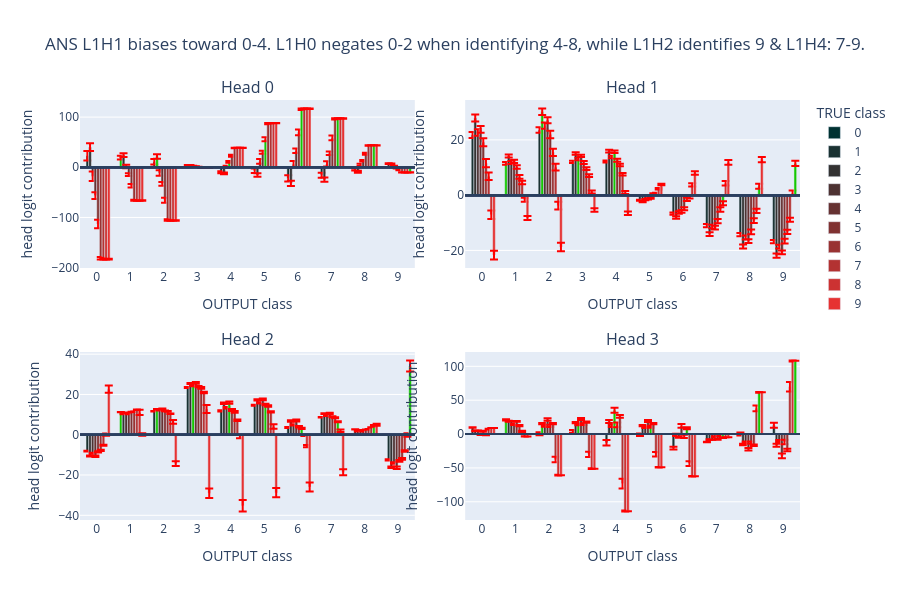

Notebook source saved alongside this figure:
### Markdown cell above
For each head, we'll determine which classes it is "responsible" for predicting (for both ANS and ANS+1). In summary:
- L1H0: **[ANS]** Identifies 4-8.  **[ANS+1]** ~Same.
- L1H1: **[ANS]** Identifies 0-4.  **[ANS+1]** Outputs constants (i.e. no true-class signal).
- L1H2: **[ANS]** Identifies 9. **[ANS+1]** Outputs constants (with high variance).
- L1H3: **[ANS]** Identifies 8-9. **[ANS+1]** ~Same.

### Code cell
# For the ANS (tens digit), L1H0 identifies 5-8. L1H1: 0-4. L1H2: 9, L1H3: 8,9.
title = 'ANS L1H1 biases toward 0-4.\nL1H0 negates 0-2 when identifying 4-8, while L1H2 identifies 9 & L1H4: 7-9.'
means, stds = attn_logit_means(model_2, y_true_2, tens_digit=True)
fig = show_logit_contribs(model_2, means, stds, layer=1, title=title, xaxis_ytrue=False)

### Figure 1 — Plotly figure (JSON) as saved in the notebook; plotly's stock layout.template omitted (floating-point values rounded to 4 significant figures)
{"data": [{"error_y": {"array": [0.0, 0.0, 0.0, 0.0, 0.0, 0.0, 0.0, 0.0, 0.0, 0.0], "color": "red", "type": "data"}, "marker": {"color": ["rgb(0.0,50,50)", "rgb(0.0,50,50)", "rgb(0.0,50,50)", "rgb(0.0,50,50)", "rgb(0.0,50,50)", "rgb(0.0,50,50)", "rgb(0.0,50,50)", "rgb(0.0,50,50)", "rgb(0.0,50,50)", "rgb(0.0,50,50)"]}, "name": "0", "showlegend": true, "x": [0, 1, 2, 3, 4, 5, 6, 7, 8, 9], "y": [0.0, 0.0, 0.0, 0.0, 0.0, 0.0, 0.0, 0.0, 0.0, 0.0], "type": "bar", "xaxis": "x", "yaxis": "y"}, {"error_y": {"array": [9.377, 3.739, 5.364, 0.2316, 2.137, 4.375, 6.205, 5.095, 2.212, 0.6997], "color": "red", "type": "data"}, "marker": {"color": ["rgb(25.5,50,50)", "rgb(20,200,0)", "rgb(25.5,50,50)", "rgb(25.5,50,50)", "rgb(25.5,50,50)", "rgb(25.5,50,50)", "rgb(25.5,50,50)", "rgb(25.5,50,50)", "rgb(25.5,50,50)", "rgb(25.5,50,50)"]}, "name": "1", "showlegend": true, "x": [0, 1, 2, 3, 4, 5, 6, 7, 8, 9], "y": [23.06, 19.51, 11.15, 4.308, -9.898, -6.985, -22.29, -15.94, -4.167, 7.178], "type": "bar", "xaxis": "x", "yaxis": "y"}, {"error_y": {"array": [7.831, 3.594, 4.561, 0.5187, 1.712, 3.38, 5.31, 4.417, 2.062, 0.6865], "color": "red", "type": "data"}, "marker": {"color": ["rgb(51.0,50,50)", "rgb(51.0,50,50)", "rgb(20,200,0)", "rgb(51.0,50,50)", "rgb(51.0,50,50)", "rgb(51.0,50,50)", "rgb(51.0,50,50)", "rgb(51.0,50,50)", "rgb(51.0,50,50)", "rgb(51.0,50,50)"]}, "name": "2", "showlegend": true, "x": [0, 1, 2, 3, 4, 5, 6, 7, 8, 9], "y": [40.18, 24.27, 21.64, 4.081, -12.27, -15.43, -31.92, -24.62, -8.911, 6.753], "type": "bar", "xaxis": "x", "yaxis": "y"}, {"error_y": {"array": [9.541, 3.609, 5.493, 0.1959, 2.11, 4.537, 6.186, 5.116, 2.269, 0.6707], "color": "red", "type": "data"}, "marker": {"color": ["rgb(76.5,50,50)", "rgb(76.5,50,50)", "rgb(76.5,50,50)", "rgb(20,200,0)", "rgb(76.5,50,50)", "rgb(76.5,50,50)", "rgb(76.5,50,50)", "rgb(76.5,50,50)", "rgb(76.5,50,50)", "rgb(76.5,50,50)"]}, "name": "3", "showlegend": true, "x": [0, 1, 2, 3, 4, 5, 6, 7, 8, 9], "y": [-17.77, 1.563, -11.51, 2.98, 0.8677, 11.79, 6.25, 6.75, 4.697, 2.573], "type": "bar", "xaxis": "x", "yaxis": "y"}, {"error_y": {"array": [6.714, 2.682, 3.804, 0.2039, 1.683, 3.194, 4.494, 3.636, 1.545, 0.7544], "color": "red", "type": "data"}, "marker": {"color": ["rgb(102.0,50,50)", "rgb(102.0,50,50)", "rgb(102.0,50,50)", "rgb(102.0,50,50)", "rgb(20,200,0)", "rgb(102.0,50,50)", "rgb(102.0,50,50)", "rgb(102.0,50,50)", "rgb(102.0,50,50)", "rgb(102.0,50,50)"]}, "name": "4", "showlegend": true, "x": [0, 1, 2, 3, 4, 5, 6, 7, 8, 9], "y": [-56.46, -14.7, -33.03, 2.036, 10.92, 29.94, 32.89, 27.99, 13.04, -1.584], "type": "bar", "xaxis": "x", "yaxis": "y"}, {"error_y": {"array": [8.531, 3.481, 4.852, 0.2672, 2.021, 3.972, 5.713, 4.659, 1.992, 0.7421], "color": "red", "type": "data"}, "marker": {"color": ["rgb(127.5,50,50)", "rgb(127.5,50,50)", "rgb(127.5,50,50)", "rgb(127.5,50,50)", "rgb(127.5,50,50)", "rgb(20,200,0)", "rgb(127.5,50,50)", "rgb(127.5,50,50)", "rgb(127.5,50,50)", "rgb(127.5,50,50)"]}, "name": "5", "showlegend": true, "x": [0, 1, 2, 3, 4, 5, 6, 7, 8, 9], "y": [-112.9, -37.02, -65.7, 0.6625, 22.97, 55.98, 69.77, 58.68, 26.92, -4.921], "type": "bar", "xaxis": "x", "yaxis": "y"}, {"error_y": {"array": [2.461, 0.9932, 1.394, 0.0561, 0.5877, 1.153, 1.649, 1.34, 0.5613, 0.2092], "color": "red", "type": "data"}, "marker": {"color": ["rgb(153.0,50,50)", "rgb(153.0,50,50)", "rgb(153.0,50,50)", "rgb(153.0,50,50)", "rgb(153.0,50,50)", "rgb(153.0,50,50)", "rgb(20,200,0)", "rgb(153.0,50,50)", "rgb(153.0,50,50)", "rgb(153.0,50,50)"]}, "name": "6", "showlegend": true, "x": [0, 1, 2, 3, 4, 5, 6, 7, 8, 9], "y": [-181.4, -65.58, -105.0, -1.501, 38.47, 87.14, 115.6, 96.4, 43.41, -9.96], "type": "bar", "xaxis": "x", "yaxis": "y"}, {"error_y": {"array": [1.696, 0.6863, 0.9591, 0.03854, 0.4086, 0.7955, 1.139, 0.9239, 0.3844, 0.1477], "color": "red", "type": "data"}, "marker": {"color": ["rgb(178.5,50,50)", "rgb(178.5,50,50)", "rgb(178.5,50,50)", "rgb(178.5,50,50)", "rgb(178.5,50,50)", "rgb(178.5,50,50)", "rgb(178.5,50,50)", "rgb(20,200,0)", "rgb(178.5,50,50)", "rgb(178.5,50,50)"]}, "name": "7", "showlegend": true, "x": [0, 1, 2, 3, 4, 5, 6, 7, 8, 9], "y": [-182.2, -65.91, -105.4, -1.522, 38.66, 87.51, 116.2, 96.84, 43.6, -10.02], "type": "bar", "xaxis": "x", "yaxis": "y"}, {"error_y": {"array": [0.6058, 0.2553, 0.3424, 0.0187, 0.1472, 0.2789, 0.4121, 0.3335, 0.1384, 0.05456], "color": "red", "type": "data"}, "marker": {"color": ["rgb(204.0,50,50)", "rgb(204.0,50,50)", "rgb(204.0,50,50)", "rgb(204.0,50,50)", "rgb(204.0,50,50)", "rgb(204.0,50,50)", "rgb(204.0,50,50)", "rgb(204.0,50,50)", "rgb(20,200,0)", "rgb(204.0,50,50)"]}, "name": "8", "showlegend": true, "x": [0, 1, 2, 3, 4, 5, 6, 7, 8, 9], "y": [-183.1, -66.25, -105.9, -1.544, 38.85, 87.9, 116.8, 97.3, 43.79, -10.09], "type": "bar", "xaxis": "x", "yaxis": "y"}, {"error_y": {"array": [0.8037, 0.3818, 0.452, 0.04394, 0.2027, 0.3485, 0.57, 0.4576, 0.1873, 0.08306], "color": "red", "type": "data"}, "marker": {"color": ["rgb(229.5,50,50)", "rgb(229.5,50,50)", "rgb(229.5,50,50)", "rgb(229.5,50,50)", "rgb(229.5,50,50)", "rgb(229.5,50,50)", "rgb(229.5,50,50)", "rgb(229.5,50,50)", "rgb(229.5,50,50)", "rgb(20,200,0)"]}, "name": "9", "showlegend": true, "x": [0, 1, 2, 3, 4, 5, 6, 7, 8, 9], "y": [-183.1, -66.27, -105.9, -1.544, 38.87, 87.93, 116.8, 97.33, 43.81, -10.09], "type": "bar", "xaxis": "x", "yaxis": "y"}, {"error_y": {"array": [0.0, 0.0, 0.0, 0.0, 0.0, 0.0, 0.0, 0.0, 0.0, 0.0], "color": "red", "type": "data"}, "marker": {"color": ["rgb(0.0,50,50)", "rgb(0.0,50,50)", "rgb(0.0,50,50)", "rgb(0.0,50,50)", "rgb(0.0,50,50)", "rgb(0.0,50,50)", "rgb(0.0,50,50)", "rgb(0.0,50,50)", "rgb(0.0,50,50)", "rgb(0.0,50,50)"]}, "name": "0", "showlegend": false, "x": [0, 1, 2, 3, 4, 5, 6, 7, 8, 9], "y": [0.0, 0.0, 0.0, 0.0, 0.0, 0.0, 0.0, 0.0, 0.0, 0.0], "type": "bar", "xaxis": "x2", "yaxis": "y2"}, {"error_y": {"array": [1.069, 0.4943, 0.9778, 0.3753, 0.3592, 0.184, 0.4228, 0.5748, 0.614, 0.5869], "color": "red", "type": "data"}, "marker": {"color": ["rgb(25.5,50,50)", "rgb(20,200,0)", "rgb(25.5,50,50)", "rgb(25.5,50,50)", "rgb(25.5,50,50)", "rgb(25.5,50,50)", "rgb(25.5,50,50)", "rgb(25.5,50,50)", "rgb(25.5,50,50)", "rgb(25.5,50,50)"]}, "name": "1", "showlegend": false, "x": [0, 1, 2, 3, 4, 5, 6, 7, 8, 9], "y": [21.74, 11.48, 23.55, 12.04, 12.19, -1.815, -6.68, -11.01, -14.27, -16.78], "type": "bar", "xaxis": "x2", "yaxis": "y2"}, {"error_y": {"array": [1.263, 0.5829, 1.198, 0.4842, 0.5028, 0.2015, 0.4691, 0.6706, 0.7548, 0.7676], "color": "red", "type": "data"}, "marker": {"color": ["rgb(51.0,50,50)", "rgb(51.0,50,50)", "rgb(20,200,0)", "rgb(51.0,50,50)", "rgb(51.0,50,50)", "rgb(51.0,50,50)", "rgb(51.0,50,50)", "rgb(51.0,50,50)", "rgb(51.0,50,50)", "rgb(51.0,50,50)"]}, "name": "2", "showlegend": false, "x": [0, 1, 2, 3, 4, 5, 6, 7, 8, 9], "y": [27.89, 14.16, 30.19, 15.06, 15.95, -2.334, -8.107, -14.08, -18.58, -21.9], "type": "bar", "xaxis": "x2", "yaxis": "y2"}, {"error_y": {"array": [1.21, 0.5592, 1.114, 0.4329, 0.4242, 0.2067, 0.4745, 0.6498, 0.7008, 0.6792], "color": "red", "type": "data"}, "marker": {"color": ["rgb(76.5,50,50)", "rgb(76.5,50,50)", "rgb(76.5,50,50)", "rgb(20,200,0)", "rgb(76.5,50,50)", "rgb(76.5,50,50)", "rgb(76.5,50,50)", "rgb(76.5,50,50)", "rgb(76.5,50,50)", "rgb(76.5,50,50)"]}, "name": "3", "showlegend": false, "x": [0, 1, 2, 3, 4, 5, 6, 7, 8, 9], "y": [22.66, 11.81, 25.18, 13.05, 13.8, -1.608, -6.296, -11.32, -15.35, -18.59], "type": "bar", "xaxis": "x2", "yaxis": "y2"}, {"error_y": {"array": [1.211, 0.5631, 1.105, 0.4339, 0.4536, 0.227, 0.5084, 0.6547, 0.6928, 0.6864], "color": "red", "type": "data"}, "marker": {"color": ["rgb(102.0,50,50)", "rgb(102.0,50,50)", "rgb(102.0,50,50)", "rgb(102.0,50,50)", "rgb(20,200,0)", "rgb(102.0,50,50)", "rgb(102.0,50,50)", "rgb(102.0,50,50)", "rgb(102.0,50,50)", "rgb(102.0,50,50)"]}, "name": "4", "showlegend": false, "x": [0, 1, 2, 3, 4, 5, 6, 7, 8, 9], "y": [23.82, 12.21, 27.12, 14.21, 15.67, -1.388, -5.888, -11.73, -16.66, -20.73], "type": "bar", "xaxis": "x2", "yaxis": "y2"}, {"error_y": {"array": [1.422, 0.6508, 1.343, 0.5382, 0.57, 0.2325, 0.533, 0.7559, 0.8493, 0.865], "color": "red", "type": "data"}, "marker": {"color": ["rgb(127.5,50,50)", "rgb(127.5,50,50)", "rgb(127.5,50,50)", "rgb(127.5,50,50)", "rgb(127.5,50,50)", "rgb(20,200,0)", "rgb(127.5,50,50)", "rgb(127.5,50,50)", "rgb(127.5,50,50)", "rgb(127.5,50,50)"]}, "name": "5", "showlegend": false, "x": [0, 1, 2, 3, 4, 5, 6, 7, 8, 9], "y": [19.14, 10.2, 21.96, 11.84, 12.62, -1.05, -4.921, -9.426, -13.29, -16.64], "type": "bar", "xaxis": "x2", "yaxis": "y2"}, {"error_y": {"array": [1.496, 0.6988, 1.326, 0.4904, 0.4371, 0.278, 0.6359, 0.8165, 0.8296, 0.7509], "color": "red", "type": "data"}, "marker": {"color": ["rgb(153.0,50,50)", "rgb(153.0,50,50)", "rgb(153.0,50,50)", "rgb(153.0,50,50)", "rgb(153.0,50,50)", "rgb(153.0,50,50)", "rgb(20,200,0)", "rgb(153.0,50,50)", "rgb(153.0,50,50)", "rgb(153.0,50,50)"]}, "name": "6", "showlegend": false, "x": [0, 1, 2, 3, 4, 5, 6, 7, 8, 9], "y": [11.57, 6.632, 15.51, 9.603, 10.91, 0.3727, -1.456, -5.214, -9.221, -13.28], "type": "bar", "xaxis": "x2", "yaxis": "y2"}, {"error_y": {"array": [1.364, 0.6313, 1.241, 0.4755, 0.4578, 0.2434, 0.5487, 0.7354, 0.7778, 0.7417], "color": "red", "type": "data"}, "marker": {"color": ["rgb(178.5,50,50)", "rgb(178.5,50,50)", "rgb(178.5,50,50)", "rgb(178.5,50,50)", "rgb(178.5,50,50)", "rgb(178.5,50,50)", "rgb(178.5,50,50)", "rgb(20,200,0)", "rgb(178.5,50,50)", "rgb(178.5,50,50)"]}, "name": "7", "showlegend": false, "x": [0, 1, 2, 3, 4, 5, 6, 7, 8, 9], "y": [6.848, 4.616, 10.14, 7.053, 7.566, 0.6306, -0.629, -2.923, -5.711, -8.883], "type": "bar", "xaxis": "x2", "yaxis": "y2"}, {"error_y": {"array": [1.545, 0.714, 1.425, 0.5558, 0.5469, 0.2633, 0.6045, 0.8293, 0.8963, 0.8713], "color": "red", "type": "data"}, "marker": {"color": ["rgb(204.0,50,50)", "rgb(204.0,50,50)", "rgb(204.0,50,50)", "rgb(204.0,50,50)", "rgb(204.0,50,50)", "rgb(204.0,50,50)", "rgb(204.0,50,50)", "rgb(204.0,50,50)", "rgb(20,200,0)", "rgb(204.0,50,50)"]}, "name": "8", "showlegend": false, "x": [0, 1, 2, 3, 4, 5, 6, 7, 8, 9], "y": [-7.082, -1.688, -3.799, 1.134, 0.9533, 2.29, 3.743, 4.315, 3.238, 0.7858], "type": "bar", "xaxis": "x2", "yaxis": "y2"}, {"error_y": {"array": [1.624, 0.7471, 1.52, 0.6052, 0.6189, 0.2692, 0.6185, 0.8668, 0.9589, 0.958], "color": "red", "type": "data"}, "marker": {"color": ["rgb(229.5,50,50)", "rgb(229.5,50,50)", "rgb(229.5,50,50)", "rgb(229.5,50,50)", "rgb(229.5,50,50)", "rgb(229.5,50,50)", "rgb(229.5,50,50)", "rgb(229.5,50,50)", "rgb(229.5,50,50)", "rgb(20,200,0)"]}, "name": "9", "showlegend": false, "x": [0, 1, 2, 3, 4, 5, 6, 7, 8, 9], "y": [-21.7, -8.259, -18.75, -5.364, -6.531, 3.884, 8.015, 11.83, 12.85, 11.48], "type": "bar", "xaxis": "x2", "yaxis": "y2"}, {"error_y": {"array": [0.0, 0.0, 0.0, 0.0, 0.0, 0.0, 0.0, 0.0, 0.0, 0.0], "color": "red", "type": "data"}, "marker": {"color": ["rgb(0.0,50,50)", "rgb(0.0,50,50)", "rgb(0.0,50,50)", "rgb(0.0,50,50)", "rgb(0.0,50,50)", "rgb(0.0,50,50)", "rgb(0.0,50,50)", "rgb(0.0,50,50)", "rgb(0.0,50,50)", "rgb(0.0,50,50)"]}, "name": "0", "showlegend": false, "x": [0, 1, 2, 3, 4, 5, 6, 7, 8, 9], "y": [0.0, 0.0, 0.0, 0.0, 0.0, 0.0, 0.0, 0.0, 0.0, 0.0], "type": "bar", "xaxis": "x3", "yaxis": "y3"}, {"error_y": {"array": [0.205, 0.07579, 0.09752, 0.2143, 0.312, 0.2458, 0.2512, 0.1549, 0.06961, 0.2966], "color": "red", "type": "data"}, "marker": {"color": ["rgb(25.5,50,50)", "rgb(20,200,0)", "rgb(25.5,50,50)", "rgb(25.5,50,50)", "rgb(25.5,50,50)", "rgb(25.5,50,50)", "rgb(25.5,50,50)", "rgb(25.5,50,50)", "rgb(25.5,50,50)", "rgb(25.5,50,50)"]}, "name": "1", "showlegend": false, "x": [0, 1, 2, 3, 4, 5, 6, 7, 8, 9], "y": [-8.179, 11.27, 11.66, 23.47, 11.81, 14.62, 3.578, 8.69, 2.635, -12.46], "type": "bar", "xaxis": "x3", "yaxis": "y3"}, {"error_y": {"array": [0.2649, 0.1203, 0.1331, 0.2835, 0.4114, 0.318, 0.3351, 0.2031, 0.09445, 0.3923], "color": "red", "type": "data"}, "marker": {"color": ["rgb(51.0,50,50)", "rgb(51.0,50,50)", "rgb(20,200,0)", "rgb(51.0,50,50)", "rgb(51.0,50,50)", "rgb(51.0,50,50)", "rgb(51.0,50,50)", "rgb(51.0,50,50)", "rgb(51.0,50,50)", "rgb(51.0,50,50)"]}, "name": "2", "showlegend": false, "x": [0, 1, 2, 3, 4, 5, 6, 7, 8, 9], "y": [-10.55, 10.27, 12.66, 25.46, 15.65, 17.3, 6.835, 10.5, 1.735, -16.1], "type": "bar", "xaxis": "x3", "yaxis": "y3"}, {"error_y": {"array": [0.2543, 0.09663, 0.1366, 0.2941, 0.3867, 0.3129, 0.3033, 0.1969, 0.08047, 0.3697], "color": "red", "type": "data"}, "marker": {"color": ["rgb(76.5,50,50)", "rgb(76.5,50,50)", "rgb(76.5,50,50)", "rgb(20,200,0)", "rgb(76.5,50,50)", "rgb(76.5,50,50)", "rgb(76.5,50,50)", "rgb(76.5,50,50)", "rgb(76.5,50,50)", "rgb(76.5,50,50)"]}, "name": "3", "showlegend": false, "x": [0, 1, 2, 3, 4, 5, 6, 7, 8, 9], "y": [-9.158, 10.93, 12.14, 24.41, 13.43, 15.79, 4.908, 9.462, 2.279, -14.01], "type": "bar", "xaxis": "x3", "yaxis": "y3"}, {"error_y": {"array": [0.3873, 0.119, 0.2054, 0.4338, 0.5996, 0.4762, 0.4715, 0.3023, 0.1222, 0.5749], "color": "red", "type": "data"}, "marker": {"color": ["rgb(102.0,50,50)", "rgb(102.0,50,50)", "rgb(102.0,50,50)", "rgb(102.0,50,50)", "rgb(20,200,0)", "rgb(102.0,50,50)", "rgb(102.0,50,50)", "rgb(102.0,50,50)", "rgb(102.0,50,50)", "rgb(102.0,50,50)"]}, "name": "4", "showlegend": false, "x": [0, 1, 2, 3, 4, 5, 6, 7, 8, 9], "y": [-10.7, 10.28, 12.79, 25.7, 15.93, 17.55, 7.037, 10.64, 1.68, -16.4], "type": "bar", "xaxis": "x3", "yaxis": "y3"}, {"error_y": {"array": [0.3203, 0.1371, 0.1503, 0.3211, 0.4999, 0.3795, 0.4114, 0.2437, 0.1159, 0.4762], "color": "red", "type": "data"}, "marker": {"color": ["rgb(127.5,50,50)", "rgb(127.5,50,50)", "rgb(127.5,50,50)", "rgb(127.5,50,50)", "rgb(127.5,50,50)", "rgb(20,200,0)", "rgb(127.5,50,50)", "rgb(127.5,50,50)", "rgb(127.5,50,50)", "rgb(127.5,50,50)"]}, "name": "5", "showlegend": false, "x": [0, 1, 2, 3, 4, 5, 6, 7, 8, 9], "y": [-8.465, 11.22, 11.87, 23.84, 12.34, 15.03, 3.977, 8.945, 2.535, -12.98], "type": "bar", "xaxis": "x3", "yaxis": "y3"}, {"error_y": {"array": [0.2974, 0.07695, 0.19, 0.4072, 0.4421, 0.3906, 0.3127, 0.2388, 0.06943, 0.428], "color": "red", "type": "data"}, "marker": {"color": ["rgb(153.0,50,50)", "rgb(153.0,50,50)", "rgb(153.0,50,50)", "rgb(153.0,50,50)", "rgb(153.0,50,50)", "rgb(153.0,50,50)", "rgb(20,200,0)", "rgb(153.0,50,50)", "rgb(153.0,50,50)", "rgb(153.0,50,50)"]}, "name": "6", "showlegend": false, "x": [0, 1, 2, 3, 4, 5, 6, 7, 8, 9], "y": [-7.802, 11.43, 11.58, 23.24, 11.31, 14.31, 3.134, 8.44, 2.728, -12.03], "type": "bar", "xaxis": "x3", "yaxis": "y3"}, {"error_y": {"array": [0.2694, 0.09185, 0.1621, 0.3502, 0.4024, 0.347, 0.2973, 0.2127, 0.07487, 0.3882], "color": "red", "type": "data"}, "marker": {"color": ["rgb(178.5,50,50)", "rgb(178.5,50,50)", "rgb(178.5,50,50)", "rgb(178.5,50,50)", "rgb(178.5,50,50)", "rgb(178.5,50,50)", "rgb(178.5,50,50)", "rgb(20,200,0)", "rgb(178.5,50,50)", "rgb(178.5,50,50)"]}, "name": "7", "showlegend": false, "x": [0, 1, 2, 3, 4, 5, 6, 7, 8, 9], "y": [-5.226, 12.38, 10.44, 20.95, 7.166, 11.34, -0.3378, 6.462, 3.673, -8.086], "type": "bar", "xaxis": "x3", "yaxis": "y3"}, {"error_y": {"array": [0.5729, 1.298, 0.976, 1.989, 0.8178, 1.105, 0.5687, 0.6207, 0.4054, 0.8613], "color": "red", "type": "data"}, "marker": {"color": ["rgb(204.0,50,50)", "rgb(204.0,50,50)", "rgb(204.0,50,50)", "rgb(204.0,50,50)", "rgb(204.0,50,50)", "rgb(204.0,50,50)", "rgb(204.0,50,50)", "rgb(204.0,50,50)", "rgb(20,200,0)", "rgb(204.0,50,50)"]}, "name": "8", "showlegend": false, "x": [0, 1, 2, 3, 4, 5, 6, 7, 8, 9], "y": [0.02854, 11.09, 6.392, 12.73, -0.9229, 4.14, -5.703, 1.93, 4.37, -0.1264], "type": "bar", "xaxis": "x3", "yaxis": "y3"}, {"error_y": {"array": [1.824, 0.6526, 1.198, 2.351, 2.886, 2.271, 2.212, 1.501, 0.5326, 2.781], "color": "red", "type": "data"}, "marker": {"color": ["rgb(229.5,50,50)", "rgb(229.5,50,50)", "rgb(229.5,50,50)", "rgb(229.5,50,50)", "rgb(229.5,50,50)", "rgb(229.5,50,50)", "rgb(229.5,50,50)", "rgb(229.5,50,50)", "rgb(229.5,50,50)", "rgb(20,200,0)"]}, "name": "9", "showlegend": false, "x": [0, 1, 2, 3, 4, 5, 6, 7, 8, 9], "y": [22.64, 0.1481, -14.31, -29.06, -35.28, -28.76, -25.97, -18.63, 4.961, 34.13], "type": "bar", "xaxis": "x3", "yaxis": "y3"}, {"error_y": {"array": [0.0, 0.0, 0.0, 0.0, 0.0, 0.0, 0.0, 0.0, 0.0, 0.0], "color": "red", "type": "data"}, "marker": {"color": ["rgb(0.0,50,50)", "rgb(0.0,50,50)", "rgb(0.0,50,50)", "rgb(0.0,50,50)", "rgb(0.0,50,50)", "rgb(0.0,50,50)", "rgb(0.0,50,50)", "rgb(0.0,50,50)", "rgb(0.0,50,50)", "rgb(0.0,50,50)"]}, "name": "0", "showlegend": false, "x": [0, 1, 2, 3, 4, 5, 6, 7, 8, 9], "y": [0.0, 0.0, 0.0, 0.0, 0.0, 0.0, 0.0, 0.0, 0.0, 0.0], "type": "bar", "xaxis": "x4", "yaxis": "y4"}, {"error_y": {"array": [0.3797, 0.8549, 2.178, 2.056, 3.951, 1.878, 1.959, 0.2802, 2.233, 3.693], "color": "red", "type": "data"}, "marker": {"color": ["rgb(25.5,50,50)", "rgb(20,200,0)", "rgb(25.5,50,50)", "rgb(25.5,50,50)", "rgb(25.5,50,50)", "rgb(25.5,50,50)", "rgb(25.5,50,50)", "rgb(25.5,50,50)", "rgb(25.5,50,50)", "rgb(25.5,50,50)"]}, "name": "1", "showlegend": false, "x": [0, 1, 2, 3, 4, 5, 6, 7, 8, 9], "y": [9.621, 21.05, 0.5132, 3.872, -12.82, -0.8716, -20.76, -11.81, 0.05865, 13.14], "type": "bar", "xaxis": "x4", "yaxis": "y4"}, {"error_y": {"array": [0.5104, 0.7019, 1.073, 0.9131, 2.293, 0.9532, 1.583, 0.4897, 1.129, 2.182], "color": "red", "type": "data"}, "marker": {"color": ["rgb(51.0,50,50)", "rgb(51.0,50,50)", "rgb(20,200,0)", "rgb(51.0,50,50)", "rgb(51.0,50,50)", "rgb(51.0,50,50)", "rgb(51.0,50,50)", "rgb(51.0,50,50)", "rgb(51.0,50,50)", "rgb(51.0,50,50)"]}, "name": "2", "showlegend": false, "x": [0, 1, 2, 3, 4, 5, 6, 7, 8, 9], "y": [4.706, 18.95, 15.38, 16.72, 18.46, 12.43, -1.117, -8.204, -15.51, -16.48], "type": "bar", "xaxis": "x4", "yaxis": "y4"}, {"error_y": {"array": [0.2643, 0.4257, 0.919, 0.7838, 1.662, 0.7374, 0.9233, 0.2654, 0.9412, 1.578], "color": "red", "type": "data"}, "marker": {"color": ["rgb(76.5,50,50)", "rgb(76.5,50,50)", "rgb(76.5,50,50)", "rgb(20,200,0)", "rgb(76.5,50,50)", "rgb(76.5,50,50)", "rgb(76.5,50,50)", "rgb(76.5,50,50)", "rgb(76.5,50,50)", "rgb(76.5,50,50)"]}, "name": "3", "showlegend": false, "x": [0, 1, 2, 3, 4, 5, 6, 7, 8, 9], "y": [4.847, 18.86, 11.73, 13.96, 12.03, 9.838, -4.528, -8.272, -11.89, -10.29], "type": "bar", "xaxis": "x4", "yaxis": "y4"}, {"error_y": {"array": [0.7986, 0.879, 1.759, 1.456, 3.804, 1.58, 2.587, 0.7173, 1.874, 3.625], "color": "red", "type": "data"}, "marker": {"color": ["rgb(102.0,50,50)", "rgb(102.0,50,50)", "rgb(102.0,50,50)", "rgb(102.0,50,50)", "rgb(20,200,0)", "rgb(102.0,50,50)", "rgb(102.0,50,50)", "rgb(102.0,50,50)", "rgb(102.0,50,50)", "rgb(102.0,50,50)"]}, "name": "4", "showlegend": false, "x": [0, 1, 2, 3, 4, 5, 6, 7, 8, 9], "y": [-0.4097, 14.34, 21.42, 22.17, 35.17, 19.25, 12.08, -3.831, -22.35, -32.27], "type": "bar", "xaxis": "x4", "yaxis": "y4"}, {"error_y": {"array": [0.7453, 0.6724, 1.574, 1.327, 3.514, 1.447, 2.416, 0.6417, 1.67, 3.338], "color": "red", "type": "data"}, "marker": {"color": ["rgb(127.5,50,50)", "rgb(127.5,50,50)", "rgb(127.5,50,50)", "rgb(127.5,50,50)", "rgb(127.5,50,50)", "rgb(20,200,0)", "rgb(127.5,50,50)", "rgb(127.5,50,50)", "rgb(127.5,50,50)", "rgb(127.5,50,50)"]}, "name": "5", "showlegend": false, "x": [0, 1, 2, 3, 4, 5, 6, 7, 8, 9], "y": [4.117, 18.68, 12.16, 14.63, 13.59, 10.68, -3.299, -7.789, -12.49, -11.69], "type": "bar", "xaxis": "x4", "yaxis": "y4"}, {"error_y": {"array": [0.6135, 0.9142, 1.067, 0.8857, 2.0, 0.871, 1.385, 0.6263, 1.115, 1.908], "color": "red", "type": "data"}, "marker": {"color": ["rgb(153.0,50,50)", "rgb(153.0,50,50)", "rgb(153.0,50,50)", "rgb(153.0,50,50)", "rgb(153.0,50,50)", "rgb(153.0,50,50)", "rgb(20,200,0)", "rgb(153.0,50,50)", "rgb(153.0,50,50)", "rgb(153.0,50,50)"]}, "name": "6", "showlegend": false, "x": [0, 1, 2, 3, 4, 5, 6, 7, 8, 9], "y": [-1.275, 12.51, 15.4, 17.52, 26.02, 15.35, 8.486, -2.809, -16.53, -23.46], "type": "bar", "xaxis": "x4", "yaxis": "y4"}, {"error_y": {"array": [0.5164, 1.224, 4.156, 3.716, 7.32, 3.403, 3.492, 0.3839, 4.239, 6.893], "color": "red", "type": "data"}, "marker": {"color": ["rgb(178.5,50,50)", "rgb(178.5,50,50)", "rgb(178.5,50,50)", "rgb(178.5,50,50)", "rgb(178.5,50,50)", "rgb(178.5,50,50)", "rgb(178.5,50,50)", "rgb(20,200,0)", "rgb(178.5,50,50)", "rgb(178.5,50,50)"]}, "name": "7", "showlegend": false, "x": [0, 1, 2, 3, 4, 5, 6, 7, 8, 9], "y": [7.288, 3.735, -37.52, -29.99, -73.14, -29.84, -43.53, -5.615, 38.07, 69.91], "type": "bar", "xaxis": "x4", "yaxis": "y4"}, {"error_y": {"array": [0.02965, 0.1906, 0.5394, 0.4619, 0.8826, 0.4053, 0.375, 0.06793, 0.5392, 0.8366], "color": "red", "type": "data"}, "marker": {"color": ["rgb(204.0,50,50)", "rgb(204.0,50,50)", "rgb(204.0,50,50)", "rgb(204.0,50,50)", "rgb(204.0,50,50)", "rgb(204.0,50,50)", "rgb(204.0,50,50)", "rgb(204.0,50,50)", "rgb(20,200,0)", "rgb(204.0,50,50)"]}, "name": "8", "showlegend": false, "x": [0, 1, 2, 3, 4, 5, 6, 7, 8, 9], "y": [8.953, -3.55, -60.63, -51.02, -113.6, -48.93, -62.26, -4.63, 61.66, 107.9], "type": "bar", "xaxis": "x4", "yaxis": "y4"}, {"error_y": {"array": [0.01084, 0.03445, 0.05284, 0.04716, 0.07944, 0.03883, 0.03026, 0.01597, 0.05237, 0.07488], "color": "red", "type": "data"}, "marker": {"color": ["rgb(229.5,50,50)", "rgb(229.5,50,50)", "rgb(229.5,50,50)", "rgb(229.5,50,50)", "rgb(229.5,50,50)", "rgb(229.5,50,50)", "rgb(229.5,50,50)", "rgb(229.5,50,50)", "rgb(229.5,50,50)", "rgb(20,200,0)"]}, "name": "9", "showlegend": false, "x": [0, 1, 2, 3, 4, 5, 6, 7, 8, 9], "y": [8.949, -3.613, -60.82, -51.19, -113.9, -49.08, -62.4, -4.611, 61.85, 108.2], "type": "bar", "xaxis": "x4", "yaxis": "y4"}], "layout": {"xaxis": {"anchor": "y", "domain": [0.0, 0.465], "title": {"text": "OUTPUT class"}, "tickmode": "linear"}, "yaxis": {"anchor": "x", "domain": [0.6, 1.0], "title": {"text": "head logit contribution"}}, "xaxis2": {"anchor": "y2", "domain": [0.535, 1.0], "title": {"text": "OUTPUT class"}, "tickmode": "linear"}, "yaxis2": {"anchor": "x2", "domain": [0.6, 1.0], "title": {"text": "head logit contribution"}}, "xaxis3": {"anchor": "y3", "domain": [0.0, 0.465], "title": {"text": "OUTPUT class"}, "tickmode": "linear"}, "yaxis3": {"anchor": "x3", "domain": [0.0, 0.4], "title": {"text": "head logit contribution"}}, "xaxis4": {"anchor": "y4", "domain": [0.535, 1.0], "title": {"text": "OUTPUT class"}, "tickmode": "linear"}, "yaxis4": {"anchor": "x4", "domain": [0.0, 0.4], "title": {"text": "head logit contribution"}}, "annotations": [{"font": {"size": 16}, "showarrow": false, "text": "Head 0", "x": 0.2325, "xanchor": "center", "xref": "paper", "y": 1.0, "yanchor": "bottom", "yref": "paper"}, {"font": {"size": 16}, "showarrow": false, "text": "Head 1", "x": 0.7675, "xanchor": "center", "xref": "paper", "y": 1.0, "yanchor": "bottom", "yref": "paper"}, {"font": {"size": 16}, "showarrow": false, "text": "Head 2", "x": 0.2325, "xanchor": "center", "xref": "paper", "y": 0.4, "yanchor": "bottom", "yref": "paper"}, {"font": {"size": 16}, "showarrow": false, "text": "Head 3", "x": 0.7675, "xanchor": "center", "xref": "paper", "y": 0.4, "yanchor": "bottom", "yref": "paper"}], "shapes": [{"type": "line", "x0": 0, "x1": 1, "xref": "x domain", "y0": 0, "y1": 0, "yref": "y"}, {"type": "line", "x0": 0, "x1": 1, "xref": "x domain", "y0": 0, "y1": 0, "yref": "y"}, {"type": "line", "x0": 0, "x1": 1, "xref": "x domain", "y0": 0, "y1": 0, "yref": "y"}, {"type": "line", "x0": 0, "x1": 1, "xref": "x domain", "y0": 0, "y1": 0, "yref": "y"}, {"type": "line", "x0": 0, "x1": 1, "xref": "x domain", "y0": 0, "y1": 0, "yref": "y"}, {"type": "line", "x0": 0, "x1": 1, "xref": "x domain", "y0": 0, "y1": 0, "yref": "y"}, {"type": "line", "x0": 0, "x1": 1, "xref": "x domain", "y0": 0, "y1": 0, "yref": "y"}, {"type": "line", "x0": 0, "x1": 1, "xref": "x domain", "y0": 0, "y1": 0, "yref": "y"}, {"type": "line", "x0": 0, "x1": 1, "xref": "x domain", "y0": 0, "y1": 0, "yref": "y"}, {"type": "line", "x0": 0, "x1": 1, "xref": "x domain", "y0": 0, "y1": 0, "yref": "y"}, {"type": "line", "x0": 0, "x1": 1, "xref": "x2 domain", "y0": 0, "y1": 0, "yref": "y2"}, {"type": "line", "x0": 0, "x1": 1, "xref": "x2 domain", "y0": 0, "y1": 0, "yref": "y2"}, {"type": "line", "x0": 0, "x1": 1, "xref": "x2 domain", "y0": 0, "y1": 0, "yref": "y2"}, {"type": "line", "x0": 0, "x1": 1, "xref": "x2 domain", "y0": 0, "y1": 0, "yref": "y2"}, {"type": "line", "x0": 0, "x1": 1, "xref": "x2 domain", "y0": 0, "y1": 0, "yref": "y2"}, {"type": "line", "x0": 0, "x1": 1, "xref": "x2 domain", "y0": 0, "y1": 0, "yref": "y2"}, {"type": "line", "x0": 0, "x1": 1, "xref": "x2 domain", "y0": 0, "y1": 0, "yref": "y2"}, {"type": "line", "x0": 0, "x1": 1, "xref": "x2 domain", "y0": 0, "y1": 0, "yref": "y2"}, {"type": "line", "x0": 0, "x1": 1, "xref": "x2 domain", "y0": 0, "y1": 0, "yref": "y2"}, {"type": "line", "x0": 0, "x1": 1, "xref": "x2 domain", "y0": 0, "y1": 0, "yref": "y2"}, {"type": "line", "x0": 0, "x1": 1, "xref": "x3 domain", "y0": 0, "y1": 0, "yref": "y3"}, {"type": "line", "x0": 0, "x1": 1, "xref": "x3 domain", "y0": 0, "y1": 0, "yref": "y3"}, {"type": "line", "x0": 0, "x1": 1, "xref": "x3 domain", "y0": 0, "y1": 0, "yref": "y3"}, {"type": "line", "x0": 0, "x1": 1, "xref": "x3 domain", "y0": 0, "y1": 0, "yref": "y3"}, {"type": "line", "x0": 0, "x1": 1, "xref": "x3 domain", "y0": 0, "y1": 0, "yref": "y3"}, {"type": "line", "x0": 0, "x1": 1, "xref": "x3 domain", "y0": 0, "y1": 0, "yref": "y3"}, {"type": "line", "x0": 0, "x1": 1, "xref": "x3 domain", "y0": 0, "y1": 0, "yref": "y3"}, {"type": "line", "x0": 0, "x1": 1, "xref": "x3 domain", "y0": 0, "y1": 0, "yref": "y3"}, {"type": "line", "x0": 0, "x1": 1, "xref": "x3 domain", "y0": 0, "y1": 0, "yref": "y3"}, {"type": "line", "x0": 0, "x1": 1, "xref": "x3 domain", "y0": 0, "y1": 0, "yref": "y3"}, {"type": "line", "x0": 0, "x1": 1, "xref": "x4 domain", "y0": 0, "y1": 0, "yref": "y4"}, {"type": "line", "x0": 0, "x1": 1, "xref": "x4 domain", "y0": 0, "y1": 0, "yref": "y4"}, {"type": "line", "x0": 0, "x1": 1, "xref": "x4 domain", "y0": 0, "y1": 0, "yref": "y4"}, {"type": "line", "x0": 0, "x1": 1, "xref": "x4 domain", "y0": 0, "y1": 0, "yref": "y4"}, {"type": "line", "x0": 0, "x1": 1, "xref": "x4 domain", "y0": 0, "y1": 0, "yref": "y4"}, {"type": "line", "x0": 0, "x1": 1, "xref": "x4 domain", "y0": 0, "y1": 0, "yref": "y4"}, {"type": "line", "x0": 0, "x1": 1, "xref": "x4 domain", "y0": 0, "y1": 0, "yref": "y4"}, {"type": "line", "x0": 0, "x1": 1, "xref": "x4 domain", "y0": 0, "y1": 0, "yref": "y4"}, {"type": "line", "x0": 0, "x1": 1, "xref": "x4 domain", "y0": 0, "y1": 0, "yref": "y4"}, {"type": "line", "x0": 0, "x1": 1, "xref": "x4 domain", "y0": 0, "y1": 0, "yref": "y4"}], "legend": {"title": {"text": "TRUE class"}}, "title": {"text": "ANS L1H1 biases toward 0-4.\nL1H0 negates 0-2 when identifying 4-8, while L1H2 identifies 9 & L1H4: 7-9."}, "height": 600}}
